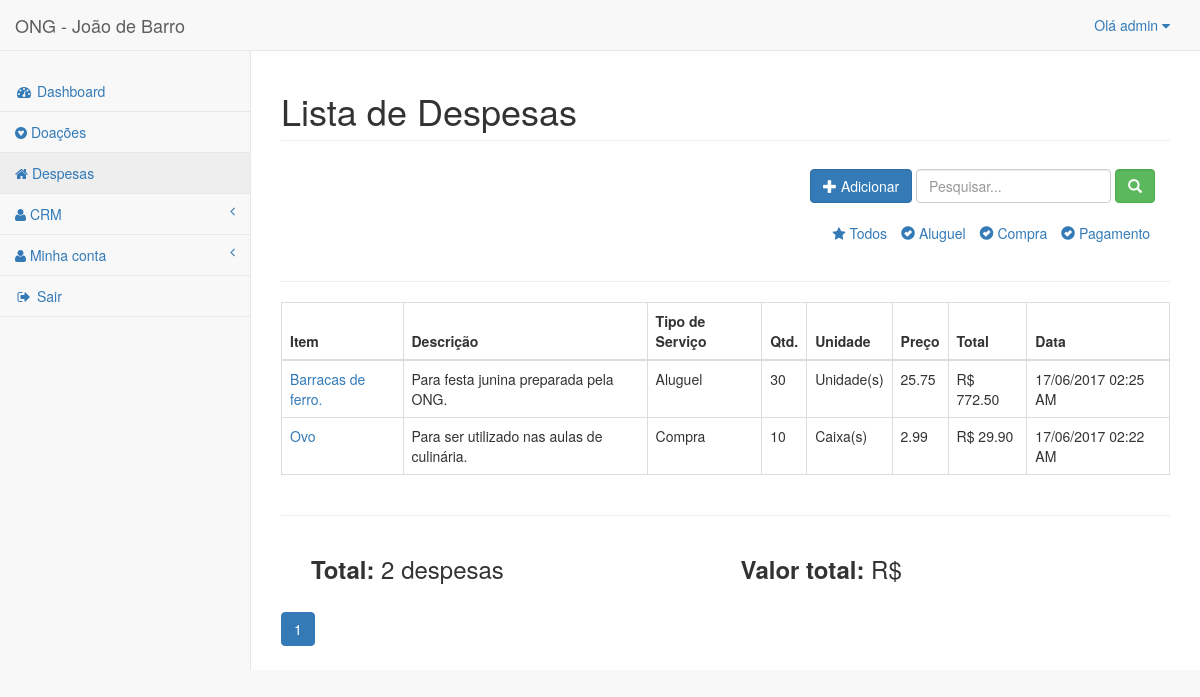
/despesas/ (signed in), run on an earlier commit of the app's database.
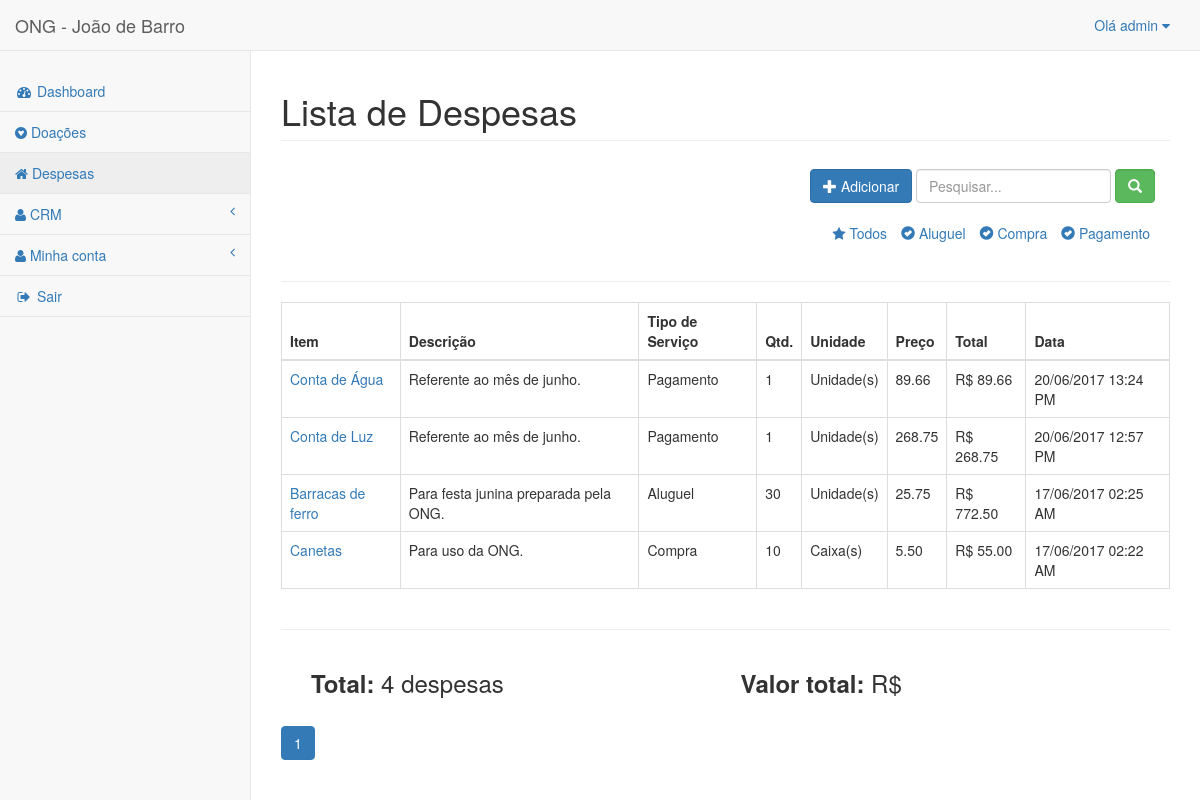
And on a later commit of the database.
### expenses/models.py (models this page shows, shortened)
class Expenses(TimeStampedModel):
    service_type = models.CharField('Tipo de serviço', max_length=12,
                                    choices=EXPENSES_TYPE, default='Compra')
    item = models.CharField('Item', max_length=100, default='')
    description = models.TextField('Descrição', blank=True)
    quantity = models.IntegerField('Quantidade', default=0)
    unit = models.CharField('Unidade', max_length=14, choices=UNIT_TYPE,
                            default='')
    price = models.DecimalField('Preço', max_digits=6, decimal_places=2,
                                default=0)
    @property
    def total(self):
        return self.quantity * self.price
    class Meta:
        ordering = ['service_type']
        verbose_name = 'Despesa'
        verbose_name_plural = 'Despesas'
    def get_absolute_url(self):
        return reverse('expenses:expense_detail', kwargs={'pk': self.pk})

### expenses/views.py (the view)
class ExpensesListView(LoginRequiredMixin, ListView):
    template_name = 'expenses/expenses_list.html'
    context_object_name = 'expenses'
    paginate_by = 10
    def get_queryset(self):
        queryset = Expenses.objects.all().order_by('-created_at')
        q = self.request.GET.get('q', '')
        if q:
            queryset = queryset.filter(
                models.Q(item__icontains=q) |
                models.Q(description__icontains=q)
            )
        elif self.request.GET.get('service_type') == 'Aluguel':
            queryset = queryset.filter(service_type='Aluguel')
        elif self.request.GET.get('service_type') == 'Compra':
            queryset = queryset.filter(service_type='Compra')
        elif self.request.GET.get('service_type') == 'Pagamento':
            queryset = queryset.filter(service_type='Pagamento')
        return queryset

### accounts/models.py (called while the page is built)
    def __str__(self):
        return self.name or self.username

### core/templatetags/pagination.py (called while the page is built)
@register.inclusion_tag('pagination.html')
def pagination(request, paginator, page_obj):
    context = {}
    context['paginator'] = paginator
    context['request'] = request
    context['page_obj'] = page_obj
    getvars = request.GET.copy()
    if 'page' in getvars:
        del getvars['page']
    if len(getvars) > 0:
        context['getvars'] = '&{0}'.format(getvars.urlencode())
    else:
        context['getvars'] = ''
    return context

### expenses/templates/expenses/expenses_list.html (shortened to what this page needs)
{% extends "base.html" %}
{% load pagination %}
{% block spacename %} Lista de Despesas {% endblock spacename %}
{% block container %}
<div class="container-fluid">
  <div class="row">
    <div class="col-md-12">
      <form class="navbar-form navbar-right" action="." method="get">
        <div class="col-md-12">
          <a href="{% url 'expenses:expense_add' %}">
            <button id="new_customer" type="button" class="btn btn-primary">
              <span class="glyphicon glyphicon-plus"></span> Adicionar
            </button>
          </a>
          <form class="navbar-form navbar-left" role="search" action="{% url 'expenses:expense' %}">
  	        <div class="form-group">
	            <input name="q" type="text" class="form-control" placeholder="Pesquisar..." />
              <button type="submit" class="btn btn-success form-control"><span class="glyphicon glyphicon-search"></span></button>
            </div>
          </form>
          <br><br>
          <ul class="list-inline text-right">
            <li><a href="{% url 'expenses:expense' %}"><span class="fa fa-star status-aprovado"></span> Todos</a></li>
            <li><a href="?service_type=Aluguel" name="aluguel"><span class="glyphicon glyphicon-ok-sign ok"></span> Aluguel</a></li>
            <li><a href="?service_type=Compra" name="compra"><span class="glyphicon glyphicon-ok-sign ok"></span> Compra</a></li>
            <li><a href="?service_type=Pagamento" name="pagamento"><span class="glyphicon glyphicon-ok-sign ok"></span> Pagamento</a></li>
          </ul>
        </div>
      </form>
    </div>
    <div class="col-md-12">
      <hr/>
    </div>
    <div class="col-md-12">
      {% if expenses %}
    	<table class="table table-bordered">
    		<thead>
    			<tr>
    				<th>Item</th>
            <th>Descrição</th>
            <th>Tipo de Serviço</th>
            <th>Qtd.</th>
            <th>Unidade</th>
            <th>Preço</th>
            <th>Total</th>
            <th>Data</th>
    			</tr>
    		</thead>
    		<tbody>
          {% for expense in expenses %}
        			<tr>
                  <td><a href="{{ expense.get_absolute_url }}">{{expense.item}}</a></td>
                  <td>{{expense.description}}</td>
                  <td>{{expense.service_type}}</td>
                  <td>{{expense.quantity}}</td>
                  <td>{{expense.unit}}</td>
                  <td>{{expense.price}}</td>
                  <td>R$ {{expense.total}}</td>
                  <td>{{expense.created_at|date:"d/m/Y H:i A"}}</td>
              </tr>
          {% endfor %}
    		</tbody>
    	</table>
      {% else %}
      <p class="alert alert-warning">Sem itens na lista.</p>
    {% endif %}
    </div>
  </div>
  <hr>
  <div class="col-md-12">
    <div class="col-md-6">
      <h3><b>Total:</b> {{ expenses|length }} despesas</h3>
    </div>
    <div class="col-md-6">
      <h3><b>Valor total:</b> R$ {{ expenses.total }}</h3>
    </div>
  </div>
  {% pagination request paginator page_obj%}
</div>
{% endblock %}

### core/templates/base.html (shortened to what this page needs)
<!DOCTYPE html>
{% load static %}
<html lang="pt">
<head>
    <link href="{% static 'bootstrap/css/bootstrap.min.css' %}" rel="stylesheet">
    <link href="{% static 'distt/css/sb-admin-2.min.css' %}" rel="stylesheet">
    <link href="{% static 'font-awesome/css/font-awesome.min.css' %}" rel="stylesheet" type="text/css">
</head>
<body>
  <div id="wrapper">
    <nav class="navbar navbar-default navbar-static-top" role="navigation" style="margin-bottom: 0">
      <div class="navbar-header">
        <a class="navbar-brand" href="index.html">ONG - João de Barro</a>
      </div>
      <ul class="nav navbar-top-links navbar-right">
        <li class="dropdown">
          <a class="dropdown-toggle" data-toggle="dropdown" href="#"> Olá {{ user }} <i class="fa fa-caret-down"></i></a>
        </li>
      </ul>
      <div class="navbar-default sidebar" role="navigation">
        <div class="sidebar-nav navbar-collapse">
          <ul class="nav" id="side-menu">
            <br>
            <li><a href="{% url 'index' %}"><i class="fa fa-dashboard fa-fw"></i> Dashboard </a></li>
            <li><a href="{% url 'donations:donation' %}"><i class="fa fa-gratipay"></i> Doações </a></li>
            <li><a href="{% url 'expenses:expense' %}"><i class="fa fa-home"></i> Despesas </a></li>
            <li><a href="#"><i class="fa fa-user"></i> CRM <span class="fa arrow"></span></a>
            </li>
            <li><a href="#"><i class="fa fa-user"></i> Minha conta <span class="fa arrow"></span></a>
            </li>
            <li><a href="{% url 'logout' %}"><i class="fa fa-sign-out fa-fw"></i> Sair </a></li>
          </ul>
        </div>
      </div>
    </nav>
    <div id="page-wrapper">
        <div class="row">
            <div class="col-lg-12">
                <h1 class="page-header">{% block spacename %}{% endblock spacename %}</h1>
            </div>
        </div>
        <div class="row">
            {% block container %} {% endblock %}
        </div>
    </div>
  </div>
</body>
</html>

What changed in the data, as far as the page shows it:
added Expenses: item "Conta de Água", description "Referente ao mês de junho.", service_type "Pagamento", quantity "1", unit "Unidade(s)", price "89.66", total "89.66", created_at "20/06/2017 13:24 PM"
added Expenses: item "Conta de Luz", description "Referente ao mês de junho.", service_type "Pagamento", quantity "1", unit "Unidade(s)", price "268.75", total "268.75", created_at "20/06/2017 12:57 PM"
changed Expenses "Para festa junina preparada pela ONG.": item "Barracas de ferro." → "Barracas de ferro"
changed Expenses "Compra": item "Ovo" → "Canetas"; description "Para ser utilizado nas aulas de culinária." → "Para uso da ONG."; price "2.99" → "5.50"; total "29.90" → "55.00"
Also different on the page:
{{ expenses|length }}: "2" → "4"
